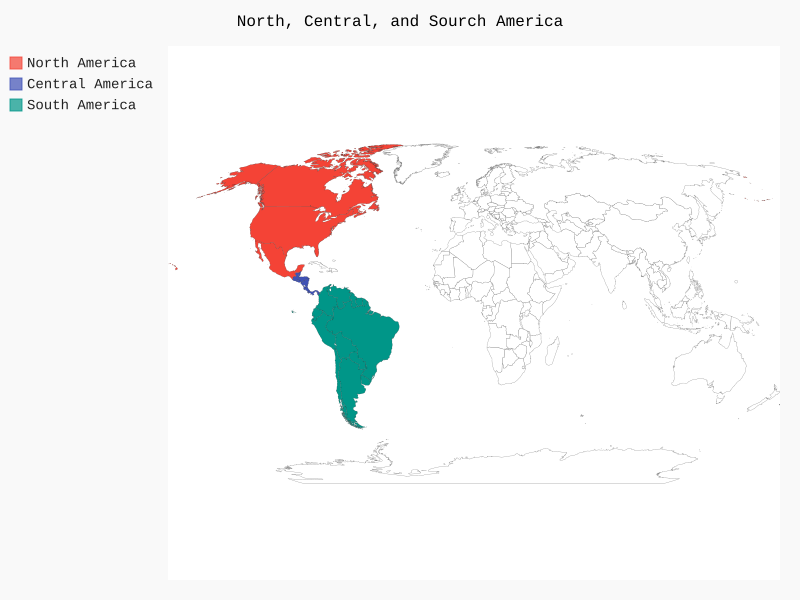

Source code (Python):
from pygal.maps.world import World

wm = World()
wm.title = 'North, Central, and Sourch America'

wm.add('North America', ['ca', 'mx', 'us'])
wm.add('Central America', ['bz', 'cr', 'gt', 'hn', 'ni', 'pa', 'sv'])
wm.add('South America', ['ar', 'bo', 'br', 'cl', 'co', 'ec', 'gf',
    'gy', 'pe', 'py', 'sr', 'uy', 've'])

wm.render_to_file('americas.svg')
